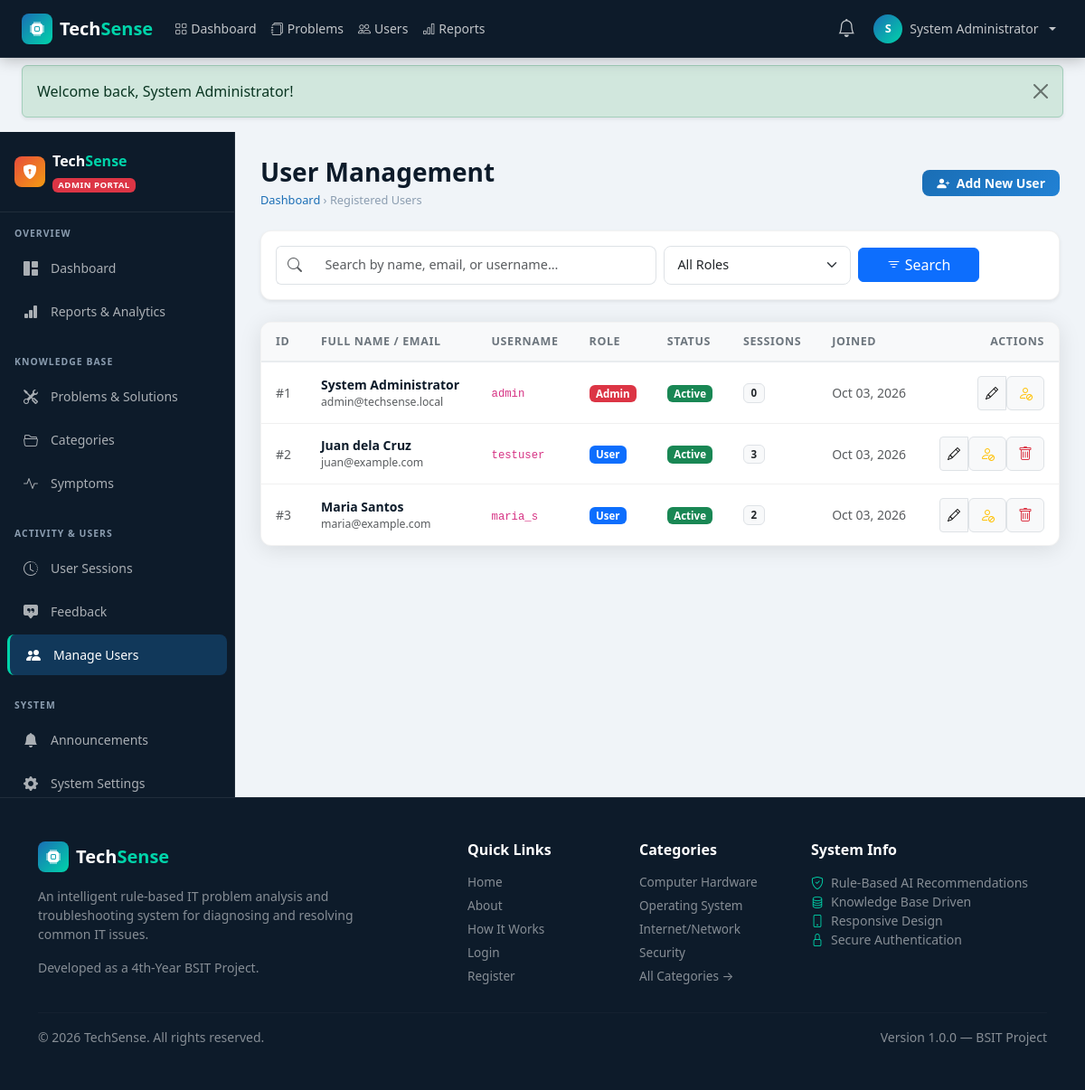
The page /admin/users.php (signed in) on the database its author committed.
### tables this page shows
CREATE TABLE IF NOT EXISTS users (
    id INT AUTO_INCREMENT PRIMARY KEY,
    full_name VARCHAR(150) NOT NULL,
    email VARCHAR(150) NOT NULL UNIQUE,
    username VARCHAR(80) NOT NULL UNIQUE,
    password VARCHAR(255) NOT NULL,
    role ENUM('admin','user') DEFAULT 'user',
    status ENUM('active','disabled') DEFAULT 'active',
    created_at TIMESTAMP DEFAULT CURRENT_TIMESTAMP
);

### includes/functions.php (called while the page is built, shortened)
<?php
function e(string $str): string {
    return htmlspecialchars($str, ENT_QUOTES | ENT_SUBSTITUTE, 'UTF-8');
}
function formatDate(string $datetime, string $format = 'M d, Y h:i A'): string {
    try {
        $dt = new DateTime($datetime);
        return $dt->format($format);
    } catch (Exception $e) {
        return $datetime;
    }
}
function getFlash(): ?array {
    if (isset($_SESSION['flash'])) {
        $flash = $_SESSION['flash'];
        return $flash;
    }
    return null;
}
function paginate(PDO $pdo, string $countSql, string $dataSql, array $params, int $page, int $perPage = 10): array {
    $countStmt = $pdo->prepare($countSql);
    $countStmt->execute($params);
    $total = (int) $countStmt->fetchColumn();
    $totalPages = max(1, (int) ceil($total / $perPage));
    $page = max(1, min($page, $totalPages));
    $offset = ($page - 1) * $perPage;
    $dataStmt = $pdo->prepare($dataSql . " LIMIT $perPage OFFSET $offset");
    $dataStmt->execute($params);
    $data = $dataStmt->fetchAll();
    return [
        'data'        => $data,
        'total'       => $total,
        'page'        => $page,
        'per_page'    => $perPage,
        'total_pages' => $totalPages,
    ];
}

### includes/auth.php (called while the page is built, shortened)
<?php
function isLoggedIn(): bool
{
    return isset($_SESSION['user_id']) && !empty($_SESSION['user_id']);
}
function isAdmin(): bool
{
    return isLoggedIn() && $_SESSION['user_role'] === 'admin';
}
function currentUser(): array
{
    return [
        'id' => $_SESSION['user_id'] ?? 0,
        'username' => $_SESSION['username'] ?? '',
        'full_name' => $_SESSION['full_name'] ?? '',
        'email' => $_SESSION['email'] ?? '',
        'role' => $_SESSION['user_role'] ?? 'user',
    ];
}

### admin/users.php (the view, shortened to what this page needs)
<?php
require_once __DIR__ . '/../config/db.php';
require_once __DIR__ . '/../includes/auth.php';
require_once __DIR__ . '/../includes/functions.php';
$currentAdminId = (int)$_SESSION['user_id'];
$q    = isset($_GET['q']) ? sanitize($_GET['q']) : '';
$page = isset($_GET['page']) ? (int)$_GET['page'] : 1;
$perPage = 10;
$where = ["1=1"];
$params = [];
$whereSql = implode(' AND ', $where);
$countSql = "SELECT COUNT(*) FROM users WHERE $whereSql";
$dataSql  = "SELECT *, (SELECT COUNT(*) FROM troubleshooting_sessions s WHERE s.user_id = users.id) as session_count
             FROM users
             WHERE $whereSql
             ORDER BY created_at DESC";
$pagination = paginate($pdo, $countSql, $dataSql, $params, $page, $perPage);
$users = $pagination['data'];
require_once __DIR__ . '/../includes/header.php';
?>
<div class="ts-layout">
  <?php require_once __DIR__ . '/../includes/admin-sidebar.php'; ?>
  <main class="ts-content">
    <div class="d-flex flex-column flex-md-row justify-content-between align-items-md-center mb-4 gap-3">
      <div>
        <h1 class="h3 fw-bold text-navy mb-1">User Management</h1>
        <div class="ts-breadcrumb">
          <a href="<?= BASE_URL ?>/admin/dashboard.php">Dashboard</a> &rsaquo;
          <span>Registered Users</span>
        </div>
      </div>
      <div>
        <button class="btn btn-ts-primary btn-sm px-3" data-bs-toggle="modal" data-bs-target="#addUserModal">
          <i class="bi bi-person-plus-fill me-1"></i> Add New User
        </button>
      </div>
    </div>
    <div class="ts-card p-3 mb-4 shadow-sm">
      <form method="GET" action="<?= BASE_URL ?>/admin/users.php" class="row g-2 align-items-center">
        <div class="col-md-6">
          <div class="input-group">
            <span class="input-group-text bg-white border-end-0"><i class="bi bi-search text-muted"></i></span>
            <input type="text" name="q" class="form-control ts-form-control border-start-0" placeholder="Search by name, email, or username..." value="<?= e($q) ?>">
          </div>
        </div>
        <div class="col-sm-4 col-md-3">
          <select name="role" class="form-select ts-form-control">
            <option value="">All Roles</option>
          </select>
        </div>
        <div class="col-sm-3 col-md-2">
          <button type="submit" class="btn btn-primary w-100"><i class="bi bi-filter"></i> Search</button>
        </div>
      </form>
    </div>
    <div class="ts-card">
      <div class="ts-card-body p-0">
        <div class="table-responsive">
          <table class="ts-table mb-0">
            <thead>
              <tr>
                <th>ID</th>
                <th>Full Name / Email</th>
                <th>Username</th>
                <th>Role</th>
                <th>Status</th>
                <th>Sessions</th>
                <th>Joined</th>
                <th class="text-end">Actions</th>
              </tr>
            </thead>
            <tbody>
              <?php if (!empty($users)): ?>
                <?php foreach ($users as $u): ?>
                  <tr>
                    <td class="text-muted small">#<?= $u['id'] ?></td>
                    <td>
                      <div class="fw-semibold text-navy"><?= e($u['full_name']) ?></div>
                      <div class="text-muted small"><?= e($u['email']) ?></div>
                    </td>
                    <td class="small"><code><?= e($u['username']) ?></code></td>
                    <td>
                      <span class="badge <?= $u['role'] === 'admin' ? 'bg-danger' : 'bg-primary' ?>">
                        <?= ucfirst($u['role']) ?>
                      </span>
                    </td>
                    <td>
                      <span class="badge <?= $u['status'] === 'active' ? 'bg-success' : 'bg-secondary' ?>">
                        <?= ucfirst($u['status']) ?>
                      </span>
                    </td>
                    <td>
                      <span class="badge bg-light text-dark border"><?= $u['session_count'] ?></span>
                    </td>
                    <td class="text-muted small"><?= formatDate($u['created_at'], 'M d, Y') ?></td>
                    <td class="text-end">
                      <div class="btn-group btn-group-sm">
                        <button type="button" class="btn btn-light border"
                                onclick="openEditUser(<?= htmlspecialchars(json_encode($u)) ?>)"
                                title="Edit User">
                          <i class="bi bi-pencil"></i>
                        </button>
                        <form method="POST" action="<?= BASE_URL ?>/admin/users.php" style="display:inline;">
                          <button type="submit" class="btn btn-light border" title="<?= $u['status'] === 'active' ? 'Disable Account' : 'Activate Account' ?>">
                            <i class="bi <?= $u['status'] === 'active' ? 'bi-person-slash text-warning' : 'bi-person-check text-success' ?>"></i>
                          </button>
                        </form>
                        <?php if ($u['id'] != $currentAdminId && $u['id'] != 1): ?>
                          <form method="POST" action="<?= BASE_URL ?>/admin/users.php" onsubmit="return confirm('Permanently delete this user and all their session history?');" style="display:inline;">
                            <button type="submit" class="btn btn-light border text-danger" title="Delete User">
                              <i class="bi bi-trash"></i>
                            </button>
                          </form>
                        <?php endif; ?>
                      </div>
                    </td>
                  </tr>
                <?php endforeach; ?>
              <?php else: ?>
                <tr>
                  <td colspan="8" class="text-center py-5 text-muted">No users found.</td>
                </tr>
              <?php endif; ?>
            </tbody>
          </table>
        </div>
      </div>
    </div>
  </main>
</div>
<?php require_once __DIR__ . '/../includes/footer.php'; ?>

### includes/header.php (shortened to what this page needs)
<?php
require_once __DIR__ . '/../config/db.php';
require_once __DIR__ . '/auth.php';
require_once __DIR__ . '/functions.php';
$bodyClass  = $bodyClass  ?? '';
$isLoggedIn = isLoggedIn();
$isAdminU   = isAdmin();
$curUser    = $isLoggedIn ? currentUser() : [];
$flash      = getFlash();
?>
<!DOCTYPE html>
<html lang="en">
<head>
<link rel="stylesheet" href="https://cdn.jsdelivr.net/npm/bootstrap@5.3.3/dist/css/bootstrap.min.css" />
<link rel="stylesheet" href="https://cdn.jsdelivr.net/npm/bootstrap-icons@1.11.3/font/bootstrap-icons.min.css" />
<link rel="stylesheet" href="<?= BASE_URL ?>/assets/css/style.css" />
</head>
<body class="<?= e($bodyClass) ?>">
<nav class="navbar navbar-expand-lg navbar-dark ts-navbar" id="mainNavbar">
  <div class="container-fluid px-4">
    <a class="navbar-brand d-flex align-items-center gap-2" href="<?= BASE_URL ?>/">
      <span class="ts-logo-icon"><i class="bi bi-cpu-fill"></i></span>
      <span class="fw-bold">Tech<span class="text-ts-accent">Sense</span></span>
    </a>
    <div class="collapse navbar-collapse" id="navbarContent">
      <?php if ($isLoggedIn && !$isAdminU): ?>
      <ul class="navbar-nav me-auto">
        <li class="nav-item"><a class="nav-link" href="<?= BASE_URL ?>/user/dashboard.php"><i class="bi bi-speedometer2 me-1"></i>Dashboard</a></li>
        <li class="nav-item"><a class="nav-link" href="<?= BASE_URL ?>/user/troubleshoot.php"><i class="bi bi-search me-1"></i>Troubleshoot</a></li>
        <li class="nav-item"><a class="nav-link" href="<?= BASE_URL ?>/user/knowledge-base.php"><i class="bi bi-book me-1"></i>Knowledge Base</a></li>
        <li class="nav-item"><a class="nav-link" href="<?= BASE_URL ?>/user/history.php"><i class="bi bi-clock-history me-1"></i>History</a></li>
      </ul>
      <?php elseif ($isLoggedIn && $isAdminU): ?>
      <ul class="navbar-nav me-auto">
        <li class="nav-item"><a class="nav-link" href="<?= BASE_URL ?>/admin/dashboard.php"><i class="bi bi-grid me-1"></i>Dashboard</a></li>
        <li class="nav-item"><a class="nav-link" href="<?= BASE_URL ?>/admin/problems.php"><i class="bi bi-journals me-1"></i>Problems</a></li>
        <li class="nav-item"><a class="nav-link" href="<?= BASE_URL ?>/admin/users.php"><i class="bi bi-people me-1"></i>Users</a></li>
        <li class="nav-item"><a class="nav-link" href="<?= BASE_URL ?>/admin/reports.php"><i class="bi bi-bar-chart me-1"></i>Reports</a></li>
      </ul>
      <?php endif; ?>
      <ul class="navbar-nav ms-auto align-items-center gap-1">
        <?php if ($isLoggedIn): ?>
          <li class="nav-item">
            <a class="nav-link position-relative" href="<?= BASE_URL ?>/<?= $isAdminU ? 'admin' : 'user' ?>/notifications.php" title="Notifications">
              <i class="bi bi-bell fs-5"></i>
            </a>
          </li>
          <li class="nav-item dropdown">
            <a class="nav-link dropdown-toggle d-flex align-items-center gap-2" href="#" data-bs-toggle="dropdown">
              <span class="ts-avatar"><?= strtoupper(substr($curUser['full_name'], 0, 1)) ?></span>
              <span class="d-none d-md-inline"><?= e($curUser['full_name']) ?></span>
            </a>
          </li>
        <?php else: ?>
          <li class="nav-item"><a class="nav-link" href="<?= BASE_URL ?>/login.php">Login</a></li>
          <li class="nav-item"><a class="btn btn-ts-primary btn-sm px-3" href="<?= BASE_URL ?>/register.php">Register</a></li>
        <?php endif; ?>
      </ul>
    </div>
  </div>
</nav>
<?php if ($flash): ?>
<div class="container-fluid px-4 pt-2">
  <div class="alert alert-<?= e($flash['type']) ?> alert-dismissible fade show shadow-sm" role="alert">
    <?= e($flash['message']) ?>
    <button type="button" class="btn-close" data-bs-dismiss="alert"></button>
  </div>
</div>
<?php endif; ?>

### assets/css/style.css (style rules this page uses)
:root { --ts-navy: #0d1b2a; --ts-navy-light: #1b2d42; --ts-navy-mid: #162236; --ts-blue: #1a6eb5; --ts-blue-light: #2181d4; --ts-accent: #00d4aa; --ts-accent-dark: #00b894; --ts-text: #e8ecf0; --ts-text-muted: #8b9db0; --ts-card-bg: #ffffff; --ts-border: rgba(255, 255, 255, 0.08); --ts-sidebar-w: 260px; --ts-navbar-h: 64px; --ts-radius: 12px; --ts-radius-sm: 8px; --ts-shadow: 0 4px 24px rgba(0, 0, 0, 0.10); --ts-shadow-lg: 0 8px 40px rgba(0, 0, 0, 0.16); }
*, *::before, *::after { box-sizing: border-box; }
body { font-family: 'Segoe UI', system-ui, -apple-system, sans-serif; background-color: #f0f4f8; color: #2c3e50; min-height: 100vh; display: flex; flex-direction: column; }
a { text-decoration: none; }
.ts-navbar { background: var(--ts-navy) !important; height: var(--ts-navbar-h); border-bottom: 1px solid var(--ts-border); box-shadow: 0 2px 16px rgba(0, 0, 0, 0.25); position: sticky; top: 0; z-index: 1030; }
.ts-navbar .nav-link { color: rgba(255, 255, 255, 0.75) !important; font-size: 0.875rem; font-weight: 500; padding: 0.5rem 0.75rem; border-radius: 6px; transition: all 0.2s; }
.ts-logo-icon { width: 34px; height: 34px; background: linear-gradient(135deg, var(--ts-blue), var(--ts-accent)); border-radius: 8px; display: inline-flex; align-items: center; justify-content: center; color: #fff; font-size: 1rem; }
.ts-avatar { width: 32px; height: 32px; background: linear-gradient(135deg, var(--ts-blue), var(--ts-accent)); border-radius: 50%; display: inline-flex; align-items: center; justify-content: center; color: #fff; font-size: 0.8rem; font-weight: 700; }
.text-ts-accent { color: var(--ts-accent) !important; }
.btn-ts-primary { background: linear-gradient(135deg, var(--ts-blue), var(--ts-blue-light)); border: none; color: #fff; font-weight: 600; border-radius: 8px; transition: all 0.2s; }
.ts-layout { display: flex; min-height: calc(100vh - var(--ts-navbar-h)); }
.ts-content { flex: 1; padding: 1.75rem; overflow-x: hidden; }
.ts-breadcrumb { font-size: 0.8rem; color: var(--ts-text-muted); }
.ts-breadcrumb a { color: var(--ts-blue); }
.ts-card { background: #fff; border-radius: var(--ts-radius); box-shadow: var(--ts-shadow); border: 1px solid rgba(0, 0, 0, 0.05); overflow: hidden; }
.ts-card-body { padding: 1.25rem; }
.ts-table { width: 100%; border-collapse: collapse; }
.ts-table th { background: #f8f9fa; font-size: 0.78rem; font-weight: 600; text-transform: uppercase; letter-spacing: 0.05em; color: #6c757d; padding: 0.75rem 1rem; border-bottom: 2px solid #e9ecef; }
.ts-table td { padding: 0.85rem 1rem; border-bottom: 1px solid #f0f0f0; font-size: 0.875rem; vertical-align: middle; }
.ts-table tr:last-child td { border-bottom: none; }
.ts-form-control { border: 1.5px solid #dee2e6; border-radius: var(--ts-radius-sm); padding: 0.6rem 0.9rem; font-size: 0.9rem; transition: border-color 0.2s; }
.badge { font-size: 0.72rem; padding: 0.35em 0.65em; border-radius: 6px; }
.text-navy { color: var(--ts-navy) !important; }

### rows shown on the page
users: full_name "S", full_name "System Administrator", id "1", email "admin@techsense.local", username "admin", role "Admin", status "Active", session_count "0", created_at "Oct 03, 2026"
users: id "2", full_name "Juan dela Cruz", email "juan@example.com", username "testuser", role "User", status "Active", session_count "3", created_at "Oct 03, 2026"
users: id "3", full_name "Maria Santos", email "maria@example.com", username "maria_s", role "User", status "Active", session_count "2", created_at "Oct 03, 2026"

### other values the page prints
$flash['message'] "Welcome back, System Administrator!"
